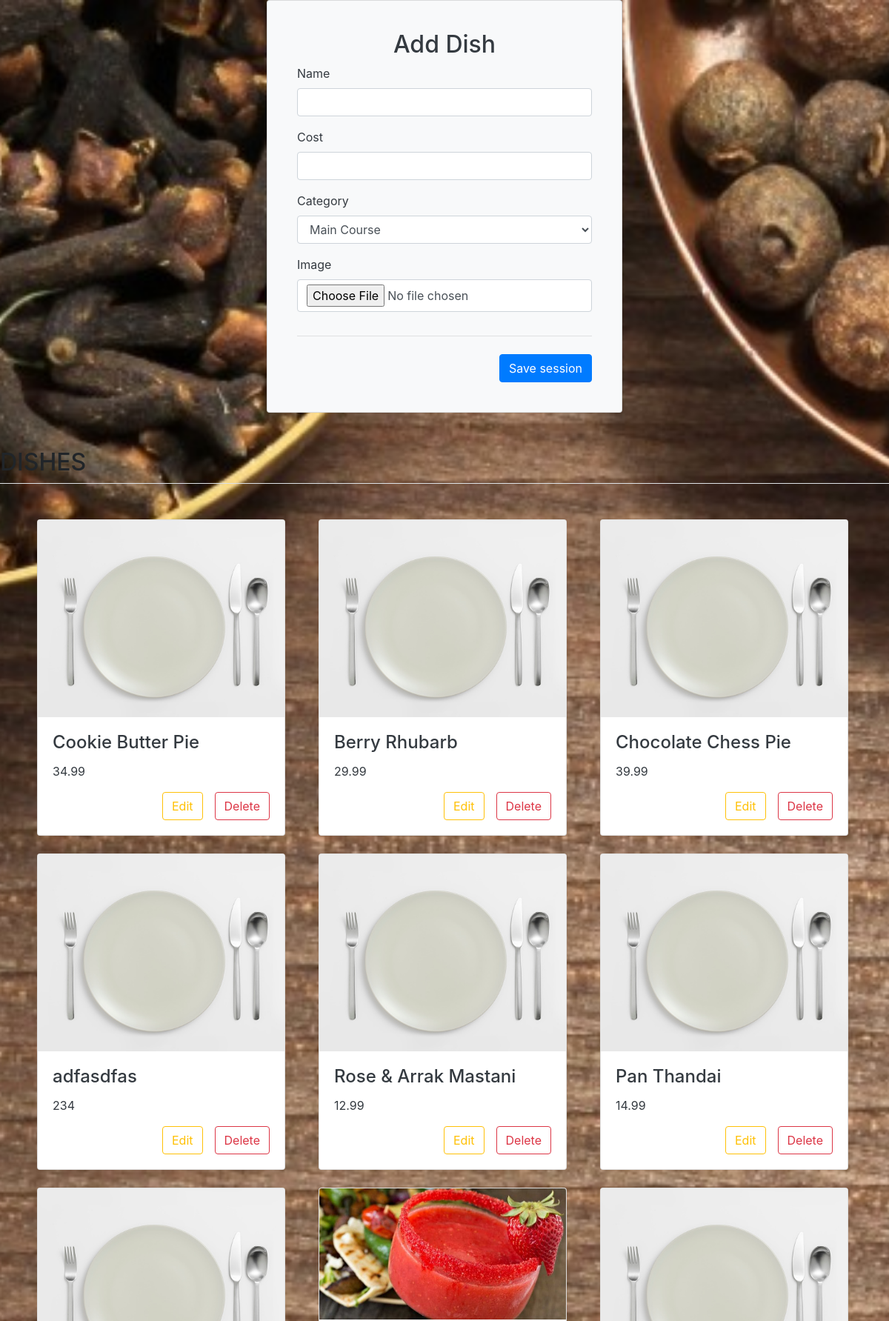
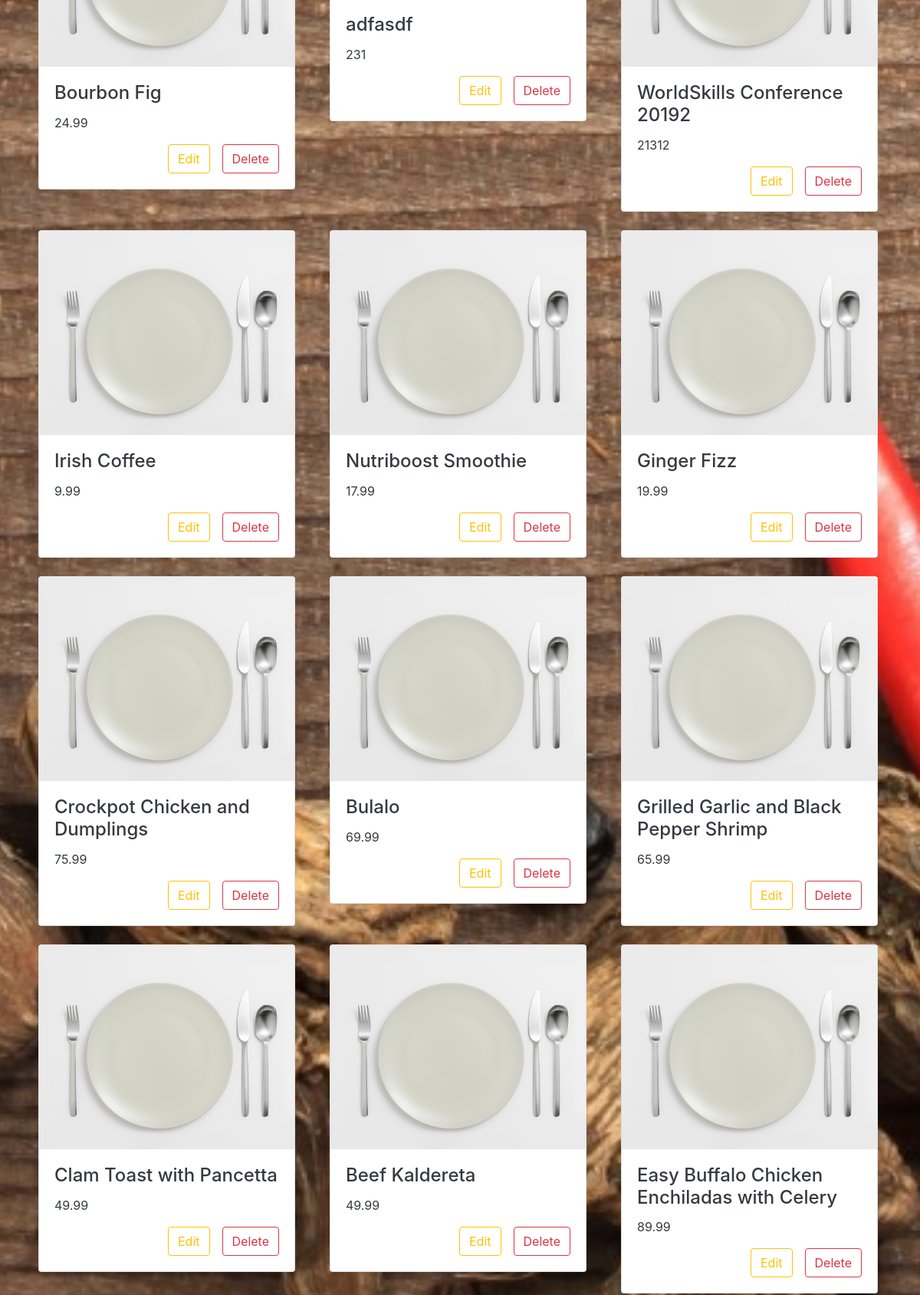
/manage.php (upper part), run on the app's committed database (2 pictures, top to bottom).
### tables this page shows
CREATE TABLE `dishes` (
  `id` int(11) NOT NULL,
  `name` varchar(100) NOT NULL,
  `cost` double NOT NULL,
  `category_id` int(11) NOT NULL,
  `image` varchar(500) NOT NULL
);

### manage.php (the view, shortened to what this page needs)
<?php
require_once "config/database.php";
$categoryID = 0;
include('header.php');
?>      <div class="formContainer card bg-light text-dark">
            <h2 class="formHeader"> <?php echo "Add Dish"; ?></h2>
            <form class="needs-validation" novalidate action="" method="post" enctype="multipart/form-data">
                <div class="row">
                    <div class="col-12 mb-3">
                        <label for="inpuName">Name</label>
                        <input type="text" class="form-control <?php if(!empty($name_err)){ echo 'is-invalid';} ?>" id="inputName" name="name" placeholder="" value="<?php if(!empty($name)){ echo $name;} ?>">
                    </div>
                </div>
                <div class="row">
                    <div class="col-12 mb-3">
                        <label for="inputCost">Cost</label>
                        <input type="number" class="form-control <?php if(!empty($cost_err)){ echo 'is-invalid';} ?>" id="inputCost" name="cost" placeholder="" value="<?php if(!empty($cost)){ echo $cost;} ?>">
                    </div>
                </div>
                <div class="row">
                    <div class="col-12 mb-3">
                        <label for="selectCategory">Category</label>
                        <select class="form-control" id="selectCategory" name="category">
                        <?php
                        $sql = "SELECT * FROM category";
                        $i = 1;
                        $result = $link->query($sql);
                        while($row = $result->fetch_assoc()) {
                            ?>
                            <option value="<?php echo $row['id']; ?>" <?php if($categoryID==$i){ echo "selected";} ?> ><?php echo $row['name'];?></option>
                            <?php
                            $i++;
                        }
                            ?>
                        </select>
                    </div>
                </div>
                <div class="row">
                    <div class="col-12 mb-3">
                        <label for="image">Image</label>
                        <input type="file" class="form-control" id="fileToUpload" name="fileToUpload" >
                    </div>
                </div>
                <hr class="mb-4">
                <div class="float-right" >
                    <button class="btn btn-primary" type="submit">Save session</button>
                </div>
            </form>
        </div>
        <div class="border-bottom d-flex justify-content-between flex-wrap flex-md-nowrap align-items-center my-5">
            <h1 class="h2" ><?php  echo "DISHES" ?></h1>
        </div>
        <div class="container">
                <?php
                    $getdishes = "SELECT dishes.name, dishes.cost, dishes.image FROM category JOIN dishes on category.id = dishes.category_id ORDER BY category_id";
                    $result2 = $link->query($getdishes);
                    if ($result2->num_rows > 0) {
                        $column_num = 3;
                        $i = $column_num;
                        $num_rows = $result2->num_rows + $column_num;
                        while($row = $result2->fetch_assoc()) {
                            $x = $i % $column_num;
                            if($x==0){
                                echo "<div class='row'>";
                                $j = $i + $column_num;
                            }
                            $i++;
                ?>
                            <div class="col-md-4">
                                <div class="card mb-4 shadow-sm" style="margin:0px 10px 10px 5px;">
                                    <img class="card-img-top" src="<?php if($row['image'] != ""){ echo $row['image']; } else { echo "./Assets/Picture/default.jpg"; } ?>" alt="avatar" >
                                    <div class="card-body">
                                        <h4 class="card-title text-dark"><?php echo $row['name'];?></h4>
                                        <p class="card-text text-dark" ><?php echo $row['cost'];?></p>
                                        <button type="button" class="btn btn-outline-danger float-right" data-toggle="modal" data-target="#deleteModal">
                                            Delete
                                        </button>
                                        <button type="button" class="mr-3 btn btn-outline-warning float-right" data-toggle="modal" data-target="#editModal">
                                            Edit
                                        </button>
                                    </div>
                                </div>
                            </div>
                <?php
                            if($i==$j || $i == $num_rows){
                                echo "</div>";
                            }
                        }
                    }
                ?>
            </div>
<?php
include("footer.php");
?>

### main.css (style rules this page uses)
body { background: url("Assets/Picture/bg.jpg") no-repeat fixed center; background-size: cover; }
.card-title { white-space: normal; }
.formContainer { display: block; width: 40%; margin: auto; padding: 40px; border-radius: 15%; }
.formHeader { text-align: center; }

### data on the page
dishes: name "Cookie Butter Pie", cost "34.99"
dishes: name "Berry Rhubarb", cost "29.99"
dishes: name "Chocolate Chess Pie", cost "39.99"
dishes: name "adfasdfas", cost "234"
dishes: name "Rose & Arrak Mastani", cost "12.99"
dishes: name "Pan Thandai", cost "14.99"
dishes: name "Bourbon Fig", cost "24.99"
dishes: image (picture), name "adfasdf", cost "231"
dishes: name "WorldSkills Conference 20192", cost "21312"
dishes: name "Irish Coffee", cost "9.99"
dishes: name "Nutriboost Smoothie", cost "17.99"
dishes: name "Ginger Fizz", cost "19.99"
dishes: name "Crockpot Chicken and Dumplings", cost "75.99"
dishes: name "Bulalo", cost "69.99"
dishes: name "Grilled Garlic and Black Pepper Shrimp", cost "65.99"
dishes: name "Clam Toast with Pancetta", cost "49.99"
dishes: name "Beef Kaldereta", cost "49.99"
dishes: name "Easy Buffalo Chicken Enchiladas with Celery", cost "89.99"

### other printed values
form field category "Main Course"
